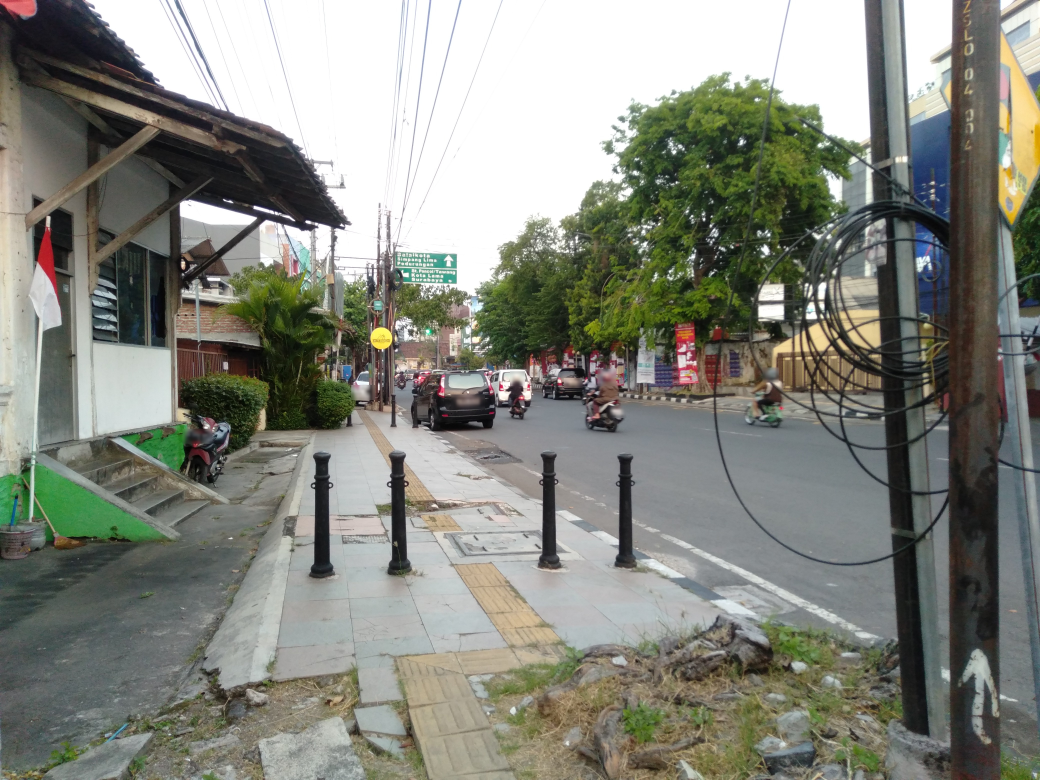
#> input picture sample_data/photos/IMG_20250905_172550.jpg, 4160 x 3120 px, found by its file name (shown at 1/4 size)
$ jupyter execute --allow-errors anonymize_sample_photos.ipynb   (shell and % lines are left out)
#> lines starting #> are read from the running program, lines starting #| are printed output that depends on the picture
# Anonimisasi Foto Contoh (Blur Pelat Nomor dan Wajah, EXIF Dipertahankan)

Notebook ini menyiapkan foto contoh untuk repo publik (`sample_data/photos/`):

1. **Menyamarkan informasi pribadi**: pelat nomor kendaraan dan kepala/wajah pengendara.
2. **Mempertahankan EXIF** (GPS, heading kompas, model kamera, tanggal, focal length), karena pipeline geolokasi (`03`) membutuhkan semuanya.
3. **Membuang thumbnail EXIF.** Kamera ponsel menyimpan salinan kecil foto asli di dalam EXIF (sekitar 10 KB). Kalau EXIF disalin apa adanya, pelat nomor masih terlihat di thumbnail itu walaupun foto utamanya sudah di-blur.

**Kenapa tidak di aplikasi edit foto (Paint, dll.):** kebanyakan aplikasi membuang EXIF saat menyimpan. Di sini EXIF dibaca dari file asli dengan `piexif` lalu ditulis kembali ke file hasil.

**Cara kerja:**
1. Tampilkan foto dengan grid koordinat piksel → tentukan kotak area yang mau disamarkan.
2. Zoom ke area tersebut untuk memastikan kotaknya tepat.
3. Pixelate (perkecil 10×, perbesar lagi) lalu Gaussian blur di dalam kotak. Pixelate membuang detail sehingga tulisan pelat tidak bisa direkonstruksi; blur kecil sesudahnya hanya untuk merapikan tampilan.
4. Simpan dengan EXIF asli minus thumbnail.
5. Verifikasi: zoom ke area yang disamarkan dan cek isi EXIF.

**Foto asli tidak diubah.** Hasil ditulis ke folder terpisah.

## 0. Setup

[cell 1]
from google.colab import drive
drive.mount('/content/drive')

[cell 2]
from pathlib import Path
import piexif
import exifread
import matplotlib.pyplot as plt
from PIL import Image, ImageDraw, ImageFilter

SRC_DIR = Path("/content/drive/MyDrive/sidewalk_photos/")             # foto asli (tidak diubah)
DST_DIR = Path("/content/drive/MyDrive/sidewalk_photos_anonymized/")  # hasil untuk repo
DST_DIR.mkdir(exist_ok=True)

PHOTO = "IMG_20250905_172550.jpg"   # foto contoh: area terbuka, hasil geolokasi terbaik

## 1. Grid koordinat untuk menentukan kotak

Garis kuning setiap 250 piksel, label koordinat di tepi. Koordinat ini dalam piksel **foto asli** (4160 × 3120 untuk OPPO A7), bukan piksel tampilan.

[cell 3]
def show_grid(path, step=250, figsize=(18, 13.5)):
#> called with step = 250, figsize = (18, 13.5)
    img = Image.open(path).convert("RGB")
#> img is the input picture: PIL image 4160x3120 RGB; mean R, G, B 132.8, 134.9, 125.7
    d = ImageDraw.Draw(img)
    for x in range(0, img.width, step):
        d.line([(x, 0), (x, img.height)], fill=(255, 255, 0), width=3)
    for y in range(0, img.height, step):
        d.line([(0, y), (img.width, y)], fill=(255, 255, 0), width=3)
    plt.figure(figsize=figsize); plt.imshow(img)
    plt.xticks(range(0, img.width, step), rotation=90); plt.yticks(range(0, img.height, step))
    plt.title(path.name); plt.show()
#> after `plt.title(path.name)`:
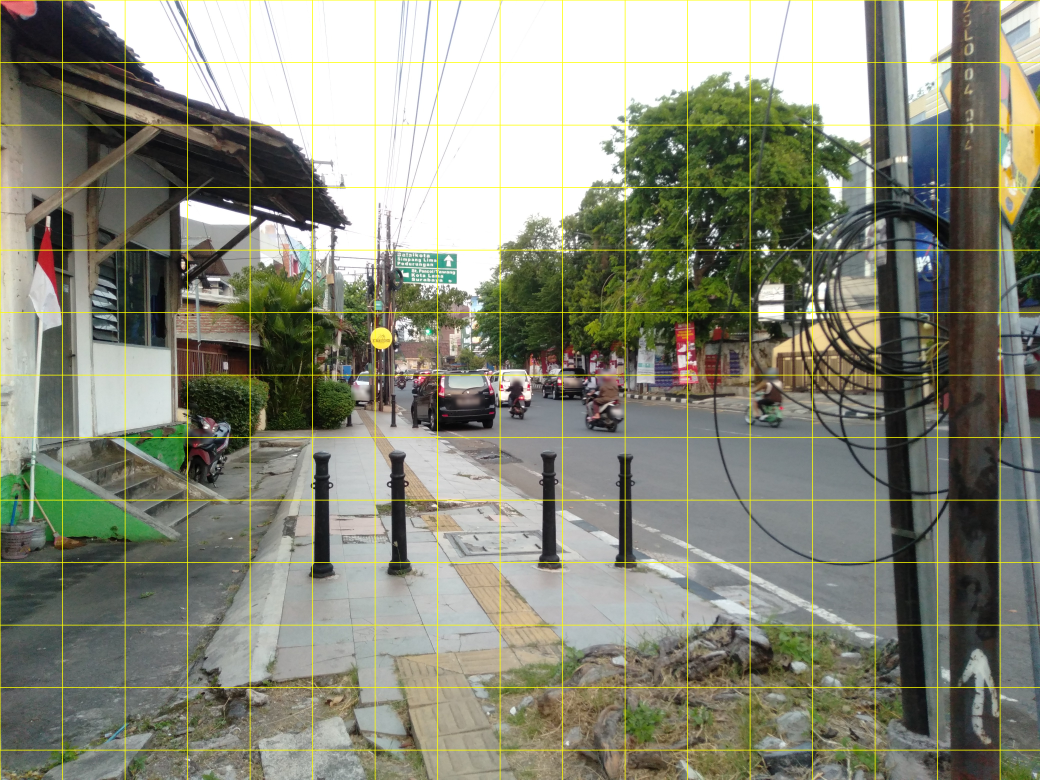
#> shown: shape (3120, 4160, 3) (shown at 1/4 size); mean R, G, B 135.7, 137.7, 122.6

show_grid(SRC_DIR / PHOTO)

## 2. Zoom ke area yang berisi informasi pribadi

Untuk foto ini, semua pelat dan pengendara ada di badan jalan di sekitar tengah gambar (x 1400–3200, y 1300–1800), plus satu motor parkir di kiri (x 500–1100, y 1500–2100). Zoom dipakai untuk membaca posisi pelat dengan teliti: posisi di crop + offset crop = posisi di foto asli.

[cell 4]
ZOOMS = {
    "jalan (tengah)": (1400, 1300, 3200, 1800),
    "motor parkir (kiri)": (500, 1500, 1100, 2100),
}

def show_zooms(path, zooms):
    img = Image.open(path)
    for title, (x1, y1, x2, y2) in zooms.items():
        plt.figure(figsize=(16, 16 * (y2 - y1) / (x2 - x1)))
        plt.imshow(img.crop((x1, y1, x2, y2)), extent=(x1, x2, y2, y1))   # sumbu = koordinat foto asli
        plt.title(title); plt.grid(True, color="yellow", alpha=0.5); plt.show()
#> this loop made 2 passes
#> pass 1, in show_zooms, `plt.title(title)`:
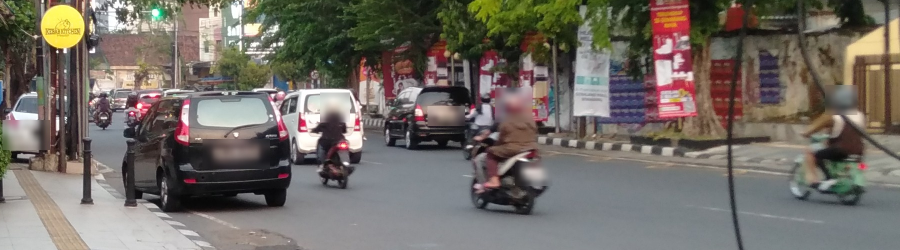
#> shown: shape (500, 1800, 3) (shown at 1/2 size); mean R, G, B 114.5, 108.3, 101.3
#> pass 2, in show_zooms, `plt.title(title)`:
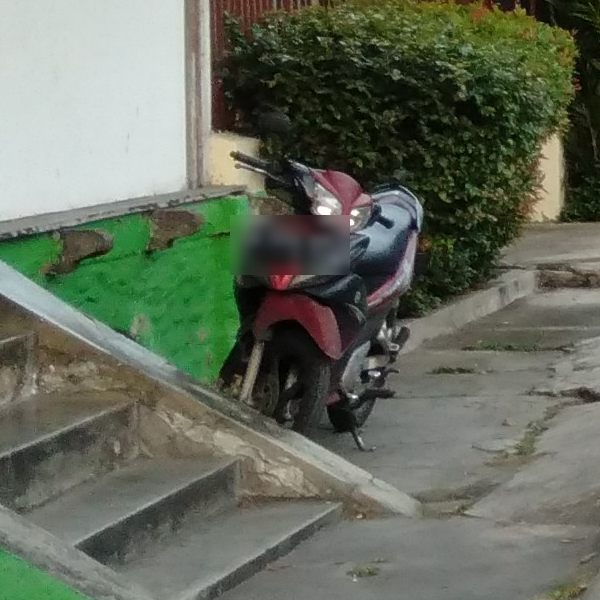
#> shown: shape (600, 600, 3); mean R, G, B 100.5, 107.5, 92.3

show_zooms(SRC_DIR / PHOTO, ZOOMS)

## 3. Kotak area yang disamarkan

Kotak `(x1, y1, x2, y2)` dalam piksel foto asli, sengaja diberi margin beberapa piksel di sekeliling pelat/kepala supaya tepi tulisan tidak tersisa.

Yang disamarkan untuk `IMG_20250905_172550.jpg`:
- **Pelat nomor (4):** Avanza hitam parkir, Innova hitam, motor pengendara berbaju cokelat, motor merah parkir di kiri.
- **Kepala pengendara (3):** pengendara berbaju cokelat, pengendara skuter hijau, pengendara berhelm putih.
- **Mobil putih di tepi kiri:** area belakang, untuk berjaga-jaga kalau pelatnya sebagian terlihat.

Pengendara dan kendaraan yang jauh terlalu kecil untuk dikenali, jadi tidak disamarkan. Semua kotak berada di badan jalan, jauh dari trotoar dan obstacle (bollard, guiding block), sehingga hasil pipeline geolokasi untuk foto ini tidak berubah.

[cell 5]
BLUR_BOXES = {
    "IMG_20250905_172550.jpg": {
        "pelat Avanza hitam (parkir)":   (1805, 1578, 1940, 1638),
        "pelat Innova hitam":            (2255, 1512, 2330, 1552),
        "pelat motor pengendara cokelat": (2430, 1625, 2505, 1672),
        "pelat motor merah (parkir)":    (730, 1715, 850, 1775),
        "kepala pengendara cokelat":     (2390, 1475, 2465, 1545),
        "kepala pengendara skuter hijau": (3050, 1470, 3115, 1530),
        "kepala pengendara helm putih":  (2040, 1485, 2100, 1545),
        "belakang mobil putih (kiri)":   (1405, 1540, 1500, 1600),
    },
}

[cell 6]
# Pratinjau kotak sebelum diproses (merah = area yang akan disamarkan)
def preview_boxes(path, boxes):
    img = Image.open(path).convert("RGB")
    d = ImageDraw.Draw(img)
    for (x1, y1, x2, y2) in boxes.values():
        d.rectangle([x1, y1, x2, y2], outline=(255, 0, 0), width=6)
    plt.figure(figsize=(16, 16 * 500 / 1800))
    plt.imshow(img.crop((500, 1300, 3200, 1800)), extent=(500, 3200, 1800, 1300))
    plt.title("Pratinjau kotak"); plt.show()
#> after `plt.title('Pratinjau kotak')`:
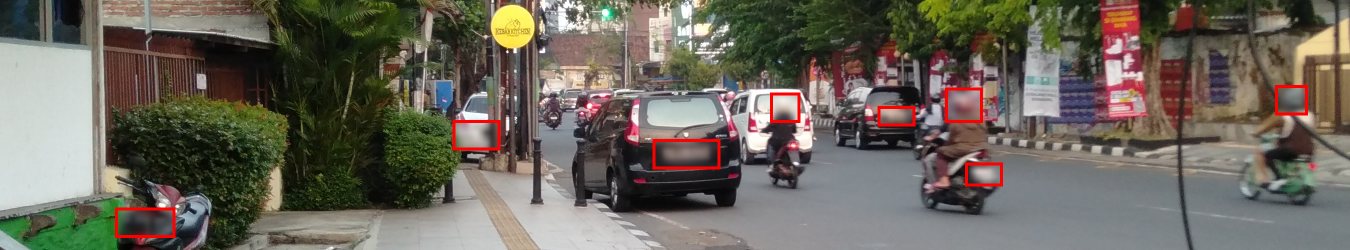
#> shown: shape (500, 2700, 3) (shown at 1/2 size); mean R, G, B 106.7, 101.5, 91.3

preview_boxes(SRC_DIR / PHOTO, BLUR_BOXES[PHOTO])

## 4. Samarkan dan simpan dengan EXIF asli

**Pixelate lalu blur:**
- `resize` ke 1/10 ukuran lalu kembali ke ukuran semula dengan `NEAREST` → detail hilang permanen (blok 10×10 piksel). Pada pelat setinggi ~50 piksel, huruf tidak lagi bisa dibaca maupun direkonstruksi.
- `GaussianBlur(4)` sesudahnya hanya merapikan tepi blok supaya tampilan tidak terlalu kasar.

**EXIF:**
- `piexif.load` membaca seluruh EXIF dari file asli (GPS, heading, Make/Model, DateTimeOriginal, FocalLength).
- `exif["thumbnail"] = None` dan `exif["1st"] = {}` membuang thumbnail EXIF (IFD1), yang berisi foto asli tanpa sensor.
- `quality=95` menjaga kualitas JPEG tetap tinggi, supaya hasil SegFormer/YOLO/Depth Pro tidak terpengaruh kompresi.

[cell 7]
def anonymize(src, dst, boxes, pixel=10, blur_radius=4, quality=95):
    img = Image.open(src)
    exif = piexif.load(img.info["exif"])            # EXIF asli lengkap
    for (x1, y1, x2, y2) in boxes.values():
        region = img.crop((x1, y1, x2, y2))
        w, h = region.size
        region = (region.resize((max(1, w // pixel), max(1, h // pixel)), Image.BILINEAR)   # buang detail
                        .resize((w, h), Image.NEAREST)                                      # blok piksel
                        .filter(ImageFilter.GaussianBlur(blur_radius)))                     # rapikan tepi
        img.paste(region, (x1, y1))
    exif["thumbnail"] = None   # thumbnail EXIF = foto asli tanpa sensor -> buang
    exif["1st"] = {}           # IFD1 (metadata thumbnail) ikut dikosongkan
    img.save(dst, quality=quality, exif=piexif.dump(exif))


for name, boxes in BLUR_BOXES.items():
    anonymize(SRC_DIR / name, DST_DIR / name, boxes)
#> (the call stopped at in anonymize, `exif = piexif.load(img.info["exif"])`: piexif is not available in this run)
    print("ok:", DST_DIR / name)

## 5. Verifikasi

1. **Visual:** zoom ke area yang sama seperti Bagian 2; semua pelat dan kepala dalam kotak harus tidak terbaca.
2. **EXIF:** tag yang dipakai pipeline harus tetap ada, dan `thumbnail` harus `False`.

[cell 8]
show_zooms(DST_DIR / PHOTO, ZOOMS)
